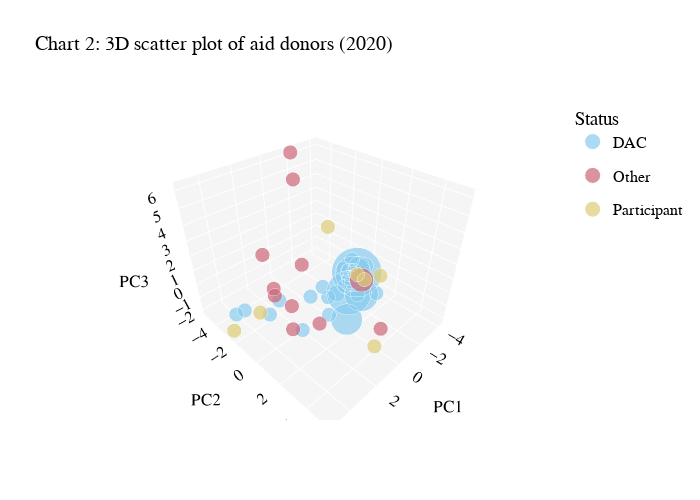

The notebook cell this image was saved under:
### Code cell
fig15 = create_3D_scatterplot(transformed_df, 2)
fig15.show()

### Figure 1 — Plotly figure (JSON) as saved in the notebook; plotly's stock layout.template omitted (floating-point values rounded to 4 significant figures)
{"data": [{"hovertemplate": "%{text} <br>(%{x}, %{y}, %{z})", "legendgroup": "DAC", "marker": {"color": "rgb(136, 204, 238)", "size": [413.0, 829.2, 6349.0, 4248.0, 1273.0, 325.4, 90.73, 2987.0, 2869.0, 2344.0, 4196.0, 987.8, 299.1, 16260.0, 28710.0, 57.9, 3563.0, 35580.0, 18570.0, 2652.0, 1278.0, 14120.0, 5052.0, 417.9, 141.2, 5359.0, 452.3, 529.7, 2250.0], "sizemin": 20, "sizemode": "area", "sizeref": 15}, "mode": "markers", "name": "DAC", "showlegend": true, "text": ["Portugal", "Poland", "Sweden", "Italy", "Austria", "Greece", "Slovenia", "Spain", "Australia", "Belgium", "Norway", "Ireland", "Czech Republic", "Japan", "Germany", "Iceland", "Switzerland", "United States", "United Kingdom", "Denmark", "Finland", "France", "Canada", "Hungary", "Slovak Republic", "Netherlands", "Luxembourg", "New Zealand", "Korea"], "type": "scatter3d", "x": [1.5, 2.861, -3.9, -0.6348, -0.1285, 4.881, 3.944, -0.8665, -1.683, -2.582, -4.191, -2.77, -0.318, 0.4697, -1.471, -2.245, -2.322, -1.622, -2.626, -3.024, -2.648, -0.171, -2.269, 2.15, 2.465, -2.606, -3.37, -1.027, -0.1298], "y": [1.685, -1.936, -0.7245, 0.2588, -1.522, -2.269, -2.913, -0.6646, 0.6663, 0.3631, -0.4677, -0.04448, -0.6183, 2.977, 0.496, -0.1919, -0.1878, 0.8827, -0.177, -0.635, -1.029, 1.53, -0.1776, 0.1904, -1.407, -0.2488, 1.271, 0.5333, 1.781], "z": [-0.3115, -1.795, -1.091, -0.9137, -1.944, -0.6697, -1.394, -1.922, 0.4817, -2.131, -1.076, -0.8355, -0.7248, 1.3, -1.185, -0.2319, -0.8925, 0.5284, -0.7121, -0.04551, -0.7558, -1.896, -0.4078, -2.091, -0.5975, -1.318, -1.925, -0.4271, 1.13]}, {"hovertemplate": "%{text} <br>(%{x}, %{y}, %{z})", "legendgroup": "Other", "marker": {"color": "rgb(204, 102, 119)", "size": [72.02, 49.93, 8124.0, 53.4, 40.62, 291.0, 76.99, 406.4, 37.11, 14.83, 63.34], "sizemin": 20, "sizemode": "area", "sizeref": 15}, "mode": "markers", "name": "Other", "showlegend": true, "text": ["Lithuania", "Estonia", "Türkiye", "Malta", "Latvia", "Israel", "Croatia", "Chinese Taipei", "Kazakhstan", "Cyprus", "Thailand"], "type": "scatter3d", "x": [2.092, -0.1982, 1.771, 3.541, 1.138, 3.296, 3.251, 3.733, -2.011, -1.003, 1.629], "y": [-2.374, -2.35, 3.931, 1.023, -4.566, 2.77, -0.725, 1.273, -5.08, -3.761, 5.172], "z": [-0.4944, 0.1317, 3.512, -0.4364, 0.4521, 1.028, 0.6582, 1.485, 6.177, 5.153, 1.203]}, {"hovertemplate": "%{text} <br>(%{x}, %{y}, %{z})", "legendgroup": "Participant", "marker": {"color": "rgb(221, 204, 119)", "size": [1853.0, 85.72, 308.9, 388.4, 1821.0, 44.38, 591.5], "sizemin": 20, "sizemode": "area", "sizeref": 15}, "mode": "markers", "name": "Participant", "showlegend": true, "text": ["United Arab Emirates", "Bulgaria", "Romania", "Kuwait", "Saudi Arabia", "Azerbaijan", "Qatar"], "type": "scatter3d", "x": [-1.508, 4.121, 5.099, 2.079, -0.6205, -1.361, -0.7149], "y": [2.702, -0.999, -2.446, 5.234, 1.792, -1.235, 2.217], "z": [1.292, -0.1922, -1.925, 0.4029, 1.363, 2.846, 1.197]}], "layout": {"font": {"color": "black", "family": "Montserrat", "size": 14}, "height": 500, "legend": {"font": {"size": 16}, "title": {"text": "Status"}}, "scene": {"aspectmode": "auto", "aspectratio": {"x": 1.002, "y": 1.113, "z": 0.8965}, "xaxis": {"backgroundcolor": "rgb(245, 245, 245)", "title": {"text": "PC1"}, "type": "linear"}, "yaxis": {"backgroundcolor": "rgb(245, 245, 245)", "title": {"text": "PC2"}, "type": "linear"}, "zaxis": {"backgroundcolor": "rgb(245, 245, 245)", "title": {"text": "PC3"}, "type": "linear"}}, "title": {"text": "Chart 2: 3D scatter plot of aid donors (2020)"}, "width": 700}}
